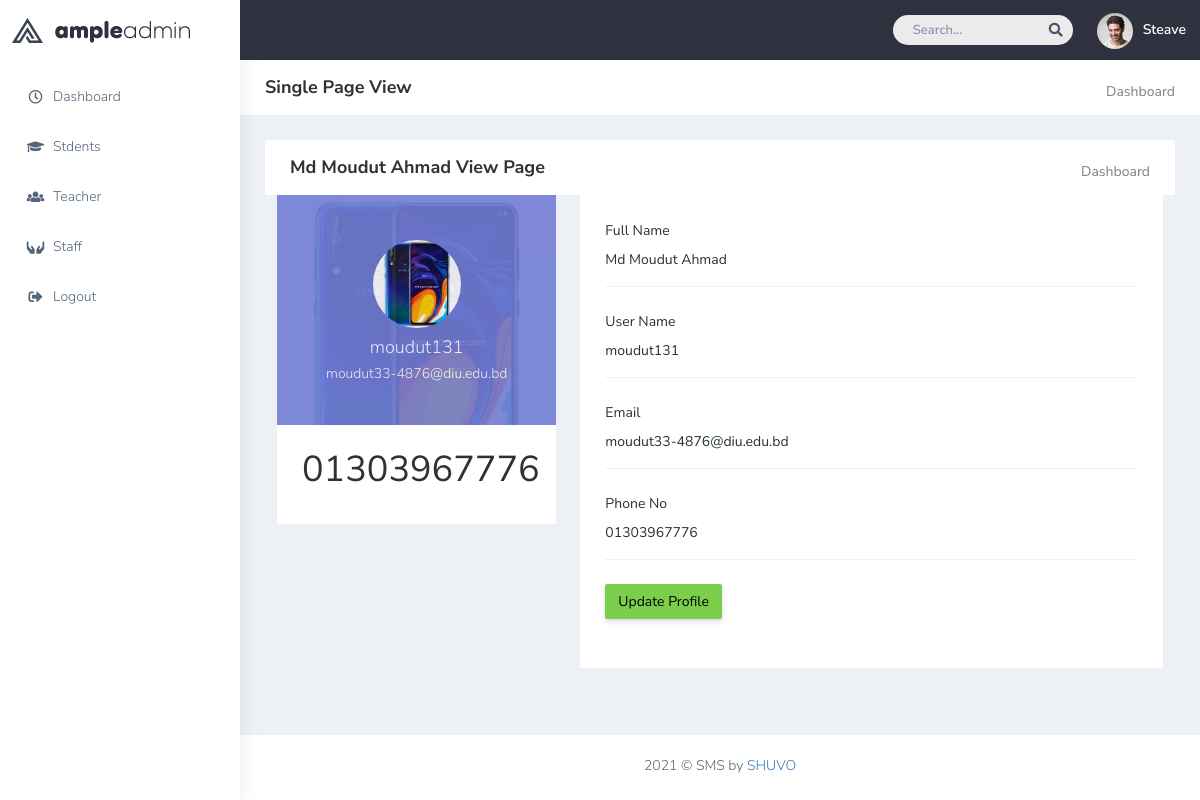
The app's page /Assignment_5/sms/teacher-view.php?view=8 with its own data.
### tables this page shows
CREATE TABLE `trachers` (
  `id` int(11) NOT NULL,
  `name` varchar(100) NOT NULL,
  `username` varchar(20) NOT NULL,
  `email` varchar(50) NOT NULL,
  `cell` varchar(30) NOT NULL,
  `photo` varchar(300) NOT NULL,
  `status` varchar(20) NOT NULL DEFAULT 'Active',
  `create_time` timestamp NOT NULL DEFAULT current_timestamp(),
  `update_time` timestamp NULL DEFAULT NULL
);

### Assignment_5/sms/app/function.php (called while the page is built, shortened)
<?php
    include_once "db-config.php";
function singleDataView($table,$id){
    global $config;
    $id = $id;
    if ($table == 'students'){
        $sql = "SELECT * FROM students WHERE id = '$id'";
        $result = $config->query($sql);
        return $row = $result->fetch_object();
    }
    elseif ($table == 'trachers'){
        $sql = "SELECT * FROM trachers WHERE id = '$id'";
        $result = $config->query($sql);
        return $row = $result->fetch_object();
    }
    elseif ($table == 'staff'){
        $sql = "SELECT * FROM staff WHERE id = '$id'";
        $result = $config->query($sql);
        return $row = $result->fetch_object();
    }
}

### Assignment_5/sms/teacher-view.php (the view, shortened to what this page needs)
<?php include_once "autoload.php";?>
<!DOCTYPE html>
<html dir="ltr" lang="en">
<head>
    <link href="plugins/bower_components/chartist/dist/chartist.min.css" rel="stylesheet">
    <link rel="stylesheet" href="plugins/bower_components/chartist-plugin-tooltips/dist/chartist-plugin-tooltip.css">
    <link href="css/style.min.css" rel="stylesheet">
</head>
<body>
<?php
    if (isset($_GET['view'])){
       $view = $_GET['view'];
       $row = singleDataView('trachers',$view);
    }
?>
<div id="main-wrapper" data-layout="vertical" data-navbarbg="skin5" data-sidebartype="full"
     data-sidebar-position="absolute" data-header-position="absolute" data-boxed-layout="full">
    <header class="topbar" data-navbarbg="skin5">
        <nav class="navbar top-navbar navbar-expand-md navbar-dark">
            <div class="navbar-header" data-logobg="skin6">
                <a class="navbar-brand" href="index.php">
                    <b class="logo-icon">
                        <img src="plugins/images/logo-icon.png" alt="homepage" />
                    </b>
                    <span class="logo-text">
                            <img src="plugins/images/logo-text.png" alt="homepage" />
                        </span>
                </a>
            </div>
            <div class="navbar-collapse collapse" id="navbarSupportedContent" data-navbarbg="skin5">
                <ul class="navbar-nav ms-auto d-flex align-items-center">
                    <li class=" in">
                        <form role="search" class="app-search d-none d-md-block me-3">
                            <input type="text" placeholder="Search..." class="form-control mt-0">
                            <a href="" class="active">
                                <i class="fa fa-search"></i>
                            </a>
                        </form>
                    </li>
                    <li>
                        <a class="profile-pic" href="#">
                            <img src="plugins/images/users/varun.jpg" alt="user-img" width="36"
                                 class="img-circle"><span class="text-white font-medium">Steave</span></a>
                    </li>
                </ul>
            </div>
        </nav>
    </header>
    <aside class="left-sidebar" data-sidebarbg="skin6">
        <div class="scroll-sidebar">
            <nav class="sidebar-nav">
                <ul id="sidebarnav">
                    <li class="sidebar-item pt-2">
                        <a class="sidebar-link waves-effect waves-dark sidebar-link" href="index.php"
                           aria-expanded="false">
                            <i class="far fa-clock" aria-hidden="true"></i>
                            <span class="hide-menu">Dashboard</span>
                        </a>
                    </li>
                    <li class="sidebar-item">
                        <a class="sidebar-link waves-effect waves-dark sidebar-link" href="students.php"
                           aria-expanded="false">
                            <i class="fas fa-graduation-cap" aria-hidden="true"></i>
                            <span class="hide-menu">Stdents</span>
                        </a>
                    </li>
                    <li class="sidebar-item">
                        <a class="sidebar-link waves-effect waves-dark sidebar-link" href="teacher.php"
                           aria-expanded="false">
                            <i class="fas fa-users" aria-hidden="true"></i>
                            <span class="hide-menu">Teacher</span>
                        </a>
                    </li>
                    <li class="sidebar-item">
                        <a class="sidebar-link waves-effect waves-dark sidebar-link" href="staff.php"
                           aria-expanded="false">
                            <i class="fas fa-hands" aria-hidden="true"></i>
                            <span class="hide-menu">Staff</span>
                        </a>
                    </li>
                    <li class="sidebar-item">
                        <a class="sidebar-link waves-effect waves-dark sidebar-link" href="#"
                           aria-expanded="false">
                            <i class="fas fa-sign-out-alt" aria-hidden="true"></i>
                            <span class="hide-menu">Logout</span>
                        </a>
                    </li>
                </ul>
            </nav>
        </div>
    </aside>
    <div class="page-wrapper">
        <div class="page-breadcrumb bg-white">
            <div class="row align-items-center">
                <div class="col-lg-3 col-md-4 col-sm-4 col-xs-12">
                    <h4 class="page-title">Single Page View</h4>
                </div>
                <div class="col-lg-9 col-sm-4 col-md-4 col-xs-12">
                    <div class="d-md-flex">
                        <ol class="breadcrumb ms-auto">
                            <li><a href="#" class="fw-normal">Dashboard</a></li>
                        </ol>
                    </div>
                </div>
            </div>
        </div>
        <div class="container-fluid">
            <div class="page-breadcrumb bg-white">
                <div class="row align-items-center">
                    <div class="col-lg-5 col-md-6 col-sm-6 col-xs-12">
                        <h4 class="page-title"><?php echo $row->name." View Page";?></h4>
                    </div>
                    <div class="col-lg-7 col-sm-6 col-md-6 col-xs-12">
                        <div class="d-md-flex">
                            <ol class="breadcrumb ms-auto">
                                <li><a href="#" class="fw-normal">Dashboard</a></li>
                            </ol>
                        </div>
                    </div>
                </div>
            </div>
            <div class="container-fluid">
                <div class="row">
                    <div class="col-lg-4 col-xlg-3 col-md-12">
                        <div class="white-box">
                            <div class="user-bg"> <img width="100%" alt="user" src="assets/images/teachers/<?php echo $row->photo;?>">
                                <div class="overlay-box">
                                    <div class="user-content">
                                        <a href="javascript:void(0)"><img src="assets/images/teachers/<?php echo $row->photo;?>"
                                                                          class="thumb-lg img-circle" alt="img"></a>
                                        <h4 class="text-white mt-2"><?php echo $row->username;?></h4>
                                        <h5 class="text-white mt-2"><?php echo $row->email;?></h5>
                                    </div>
                                </div>
                            </div>
                            <div class="user-btm-box mt-5 d-md-flex">
                                <div class="col-md-4 col-sm-4">
                                    <h1 class="mx-auto" style="text-align: center!important;"><?php echo $row->cell;?></h1>
                                </div>
                            </div>
                        </div>
                    </div>
                    <div class="col-lg-8 col-xlg-9 col-md-12">
                        <div class="card">
                            <div class="card-body">
                                <div class="form-horizontal form-material">
                                    <div class="mb-4">
                                        <label class="col-md-12 p-0">Full Name</label>
                                        <div class="col-md-12 border-bottom p-0">
                                            <p class="p-0 border-0"><?php echo $row->name;?></p>
                                        </div>
                                    </div>
                                    <div class="mb-4">
                                        <label for="example-email" class="col-md-12 p-0">User Name</label>
                                        <div class="col-md-12 border-bottom p-0">
                                            <p class="p-0 border-0"><?php echo $row->username;?></p>
                                        </div>
                                    </div>
                                    <div class="mb-4">
                                        <label class="col-md-12 p-0">Email</label>
                                        <div class="col-md-12 border-bottom p-0">
                                            <p class="p-0 border-0"><?php echo $row->email;?></p>
                                        </div>
                                    </div>
                                    <div class="mb-4">
                                        <label class="col-md-12 p-0">Phone No</label>
                                        <div class="col-md-12 border-bottom p-0">
                                            <p class="p-0 border-0"><?php echo $row->cell;?></p>
                                        </div>
                                    </div>
                                </div>
                                <div class="form-group mb-4">
                                    <div class="col-sm-12">
                                        <a class="btn btn-success" href="teacher-edit.php?edit=<?php echo $row->id;?>">Update Profile</a>
                                    </div>
                                </div>
                            </div>
                        </div>
                    </div>
                </div>
                </div>
            </div>
        <footer class="footer text-center"> 2021 © SMS by <a
                href="https://moudutshuvo.com/">SHUVO</a>
        </footer>
    </div>
</div>
</body>
</html>

### records on screen
trachers: name "Md Moudut Ahmad", photo (picture), username "moudut131", email "moudut33-4876@diu.edu.bd", cell "01303967776"
